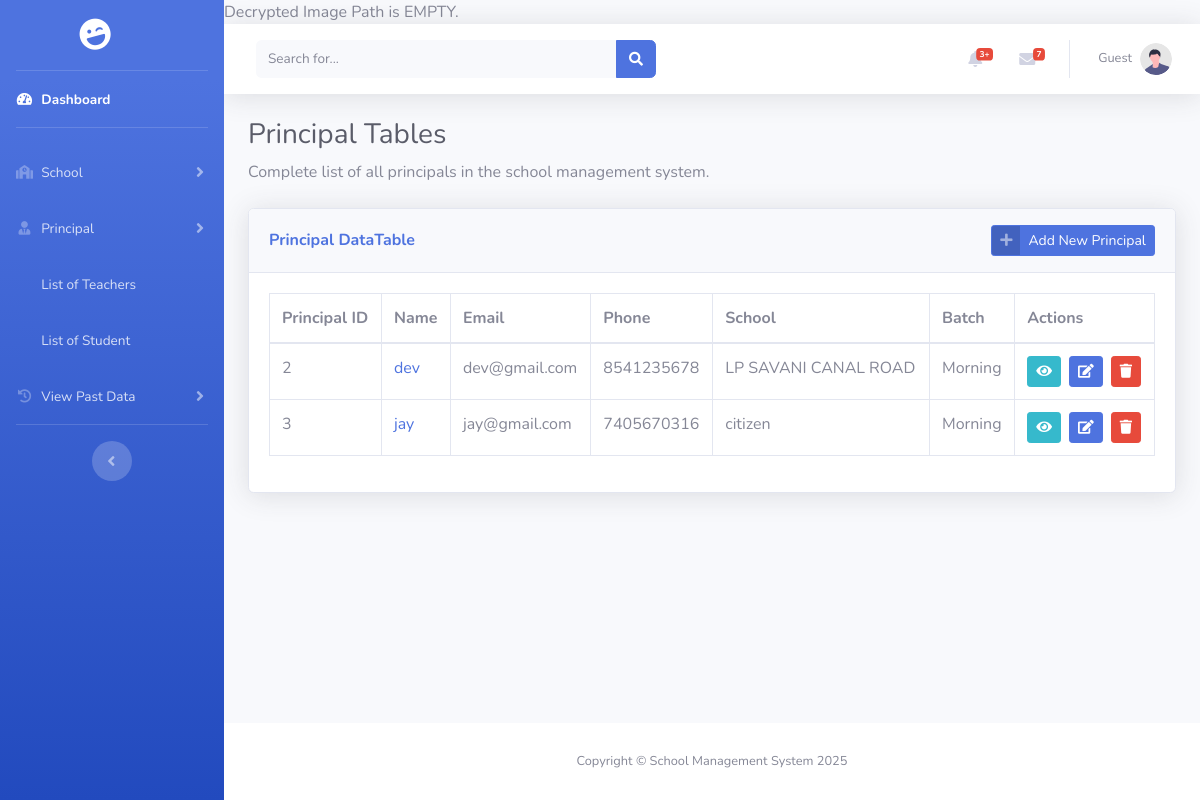
/pages/principal/principal_list.php (signed in), run on an earlier commit of the app's database.
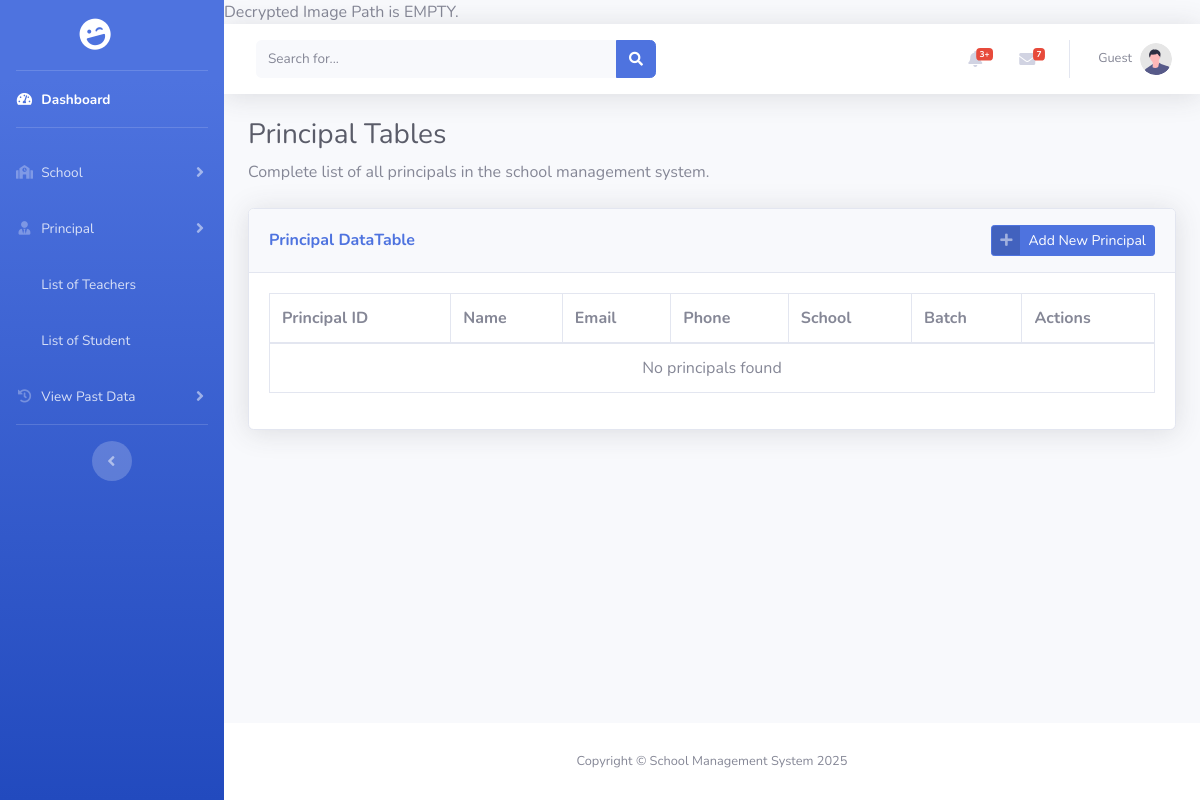
And on a later commit of the database.
### tables this page shows
CREATE TABLE `principal` (
  `id` int(11) NOT NULL,
  `principal_image` varchar(255) DEFAULT NULL,
  `school_id` int(11) DEFAULT NULL,
  `principal_name` varchar(50) DEFAULT NULL,
  `email` varchar(50) NOT NULL,
  `password` varchar(255) NOT NULL,
  `phone` varchar(10) DEFAULT NULL,
  `principal_dob` date DEFAULT NULL,
  `gender` enum('Male','Female','Others') NOT NULL,
  `blood_group` enum('A+','A-','B+','B-','AB+','AB-','O+','O-') NOT NULL,
  `address` text DEFAULT NULL,
  `qualification` varchar(50) DEFAULT NULL,
  `salary` decimal(10,2) DEFAULT NULL,
  `batch` enum('Morning','Evening') DEFAULT NULL
);

CREATE TABLE `school` (
  `id` int(11) NOT NULL,
  `school_logo` varchar(255) DEFAULT NULL,
  `school_name` varchar(100) DEFAULT NULL,
  `email` varchar(50) DEFAULT NULL,
  `phone` varchar(10) DEFAULT NULL,
  `school_opening` date DEFAULT NULL,
  `school_type` enum('Government','Private') DEFAULT NULL,
  `education_board` set('CBSE','State','IGCSE') DEFAULT NULL,
  `school_medium` set('English','Hindi','Regional Language') DEFAULT NULL,
  `school_category` set('Pre-Primary','Primary','Upper Primary','Secondary','Higher Secondary') DEFAULT NULL,
  `school_std` set('Pre-Primary','Primary (1-5)','Upper Primary (6-8)','Secondary (9-10)','Higher Secondary (11-12)') DEFAULT NULL,
  `address` text DEFAULT NULL
);

### pages/principal/principal_list.php (the view, shortened to what the changed rows need)
<?php
include_once "../../includes/connect.php";
$query = "SELECT p.id, p.principal_name, p.email, p.phone, p.batch,
                sc.school_name
        FROM principal p
        LEFT JOIN school sc ON p.school_id = sc.id
        ORDER BY p.id ASC";
$result = mysqli_query($conn, $query);
?>
<!DOCTYPE html>
<html lang="en">
<head>
    <link href="../../assets/vendor/fontawesome-free/css/all.min.css" rel="stylesheet" type="text/css">
    <link href="../../assets/css/sb-admin-2.min.css" rel="stylesheet">
    <link href="../../assets/vendor/datatables/dataTables.bootstrap4.min.css" rel="stylesheet">
</head>
<body id="page-top">
    <div id="wrapper">
        <div id="content-wrapper" class="d-flex flex-column">
            <div id="content">
                <div class="container-fluid">
                    <h1 class="h3 mb-2 text-gray-800">Principal Tables</h1>
                    <div class="card shadow mb-4">
                        <div class="card-body">
                            <div class="table-responsive">
                                <table class="table table-bordered" id="dataTable" width="100%" cellspacing="0">
                                    <thead>
                                        <tr>
                                            <th>Principal ID</th>
                                            <th>Name</th>
                                            <th>Email</th>
                                            <th>Phone</th>
                                            <th>School</th>
                                            <th>Batch</th>
                                            <th>Actions</th>
                                        </tr>
                                    </thead>
                                    <tbody>
                                        <?php
                                        if ($result && mysqli_num_rows($result) > 0) {
                                            while ($row = mysqli_fetch_assoc($result)) {
                                                echo "<tr>";
                                                echo "<td>" . htmlspecialchars($row['id']) . "</td>";
                                                echo "<td>";
                                                echo "<a href='view.php?id=" . $row['id'] . "' class='text-decoration-none'>";
                                                echo htmlspecialchars($row['principal_name'] ?? 'N/A');
                                                echo "</a>";
                                                echo "</td>";
                                                echo "<td>" . htmlspecialchars($row['email'] ?? 'N/A') . "</td>";
                                                echo "<td>" . htmlspecialchars($row['phone'] ?? 'N/A') . "</td>";
                                                echo "<td>" . htmlspecialchars($row['school_name'] ?? 'N/A') . "</td>";
                                                echo "<td>" . htmlspecialchars(ucfirst($row['batch'] ?? 'N/A')) . "</td>";
                                                echo "<td>";
                                                echo "<a href='view.php?id=" . $row['id'] . "' class='btn btn-info btn-sm mr-2'>";
                                                echo "<i class='fas fa-eye'></i>";
                                                echo "</a>";
                                                echo "<a href='edit.php?id=" . $row['id'] . "' class='btn btn-primary btn-sm mr-2'>";
                                                echo "<i class='fas fa-edit'></i>";
                                                echo "</a>";
                                                echo "<button class='btn btn-danger btn-sm' onclick='confirmDelete(" . $row['id'] . ")'>";
                                                echo "<i class='fas fa-trash'></i>";
                                                echo "</button>";
                                                echo "</td>";
                                                echo "</tr>";
                                            }
                                        } else {
                                            echo "<tr><td colspan='7' class='text-center'>No principals found</td></tr>";
                                        }
                                        ?>
                                    </tbody>
                                </table>
                            </div>
                        </div>
                    </div>
                </div>
            </div>
        </div>
    </div>
</body>
</html>

What changed in the data, as far as the page shows it:
removed principal: id "2", principal_name "dev", email "dev@gmail.com", phone "8541235678", school.school_name "LP SAVANI CANAL ROAD", batch "Morning"
removed principal: id "3", principal_name "jay", email "jay@gmail.com", phone "7405670316", school.school_name "citizen", batch "Morning"
Also different on the page:
text now shown: "No principals found"
